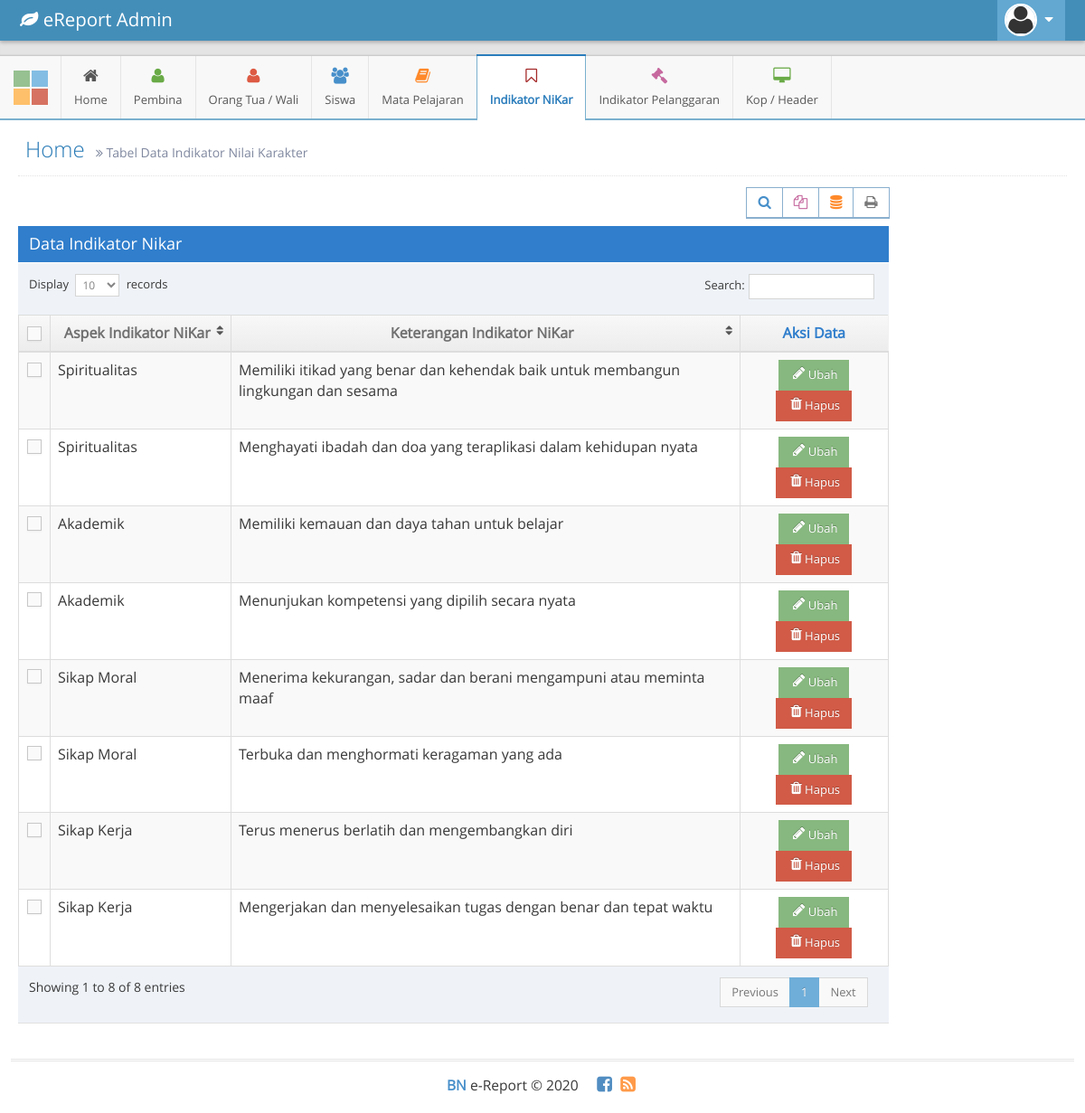
/admin/tabel/tabelDataIndikator.php (signed in), run on the app's committed database.
### tables this page shows
CREATE TABLE `tbl_indikator_nikar` (
  `id_indikator` varchar(5) NOT NULL,
  `aspek_indikator` varchar(50) NOT NULL,
  `ket_indikator` text NOT NULL
);

### admin/tabel/tabelDataIndikator.php (the view, shortened to what this page needs)
<!DOCTYPE html>
<?php
if(!isset($_SESSION['password'])){
	header("location: ../../admin/index.php");
}else{
	include "../../config/koneksi.php";
?>
<html lang="en">
	<head>
		<link rel="stylesheet" href="../../assets/css/bootstrap.min.css" />
		<link rel="stylesheet" href="../../assets/font-awesome/4.5.0/css/font-awesome.min.css" />
		<link rel="stylesheet" href="../../assets/css/ace.min.css" class="ace-main-stylesheet" id="main-ace-style" />
		<link rel="stylesheet" href="../../assets/css/ace-skins.min.css" />
		<link rel="stylesheet" href="../../assets/css/ace-rtl.min.css" />
	</head>
	<body class="no-skin">
		<div id="navbar" class="navbar navbar-default    navbar-collapse       h-navbar ace-save-state">
			<div class="navbar-container ace-save-state" id="navbar-container">
				<div class="navbar-header pull-left">
					<a href="#" class="navbar-brand">
						<small>
							<i class="fa fa-leaf"></i>
							eReport Admin
						</small>
					</a>
				</div>
				<div class="navbar-buttons navbar-header pull-right  collapse navbar-collapse" role="navigation">
					<ul class="nav ace-nav">
						<li class="light-blue dropdown-modal user-min">
							<a data-toggle="dropdown" href="#" class="dropdown-toggle">
								<img class="nav-user-photo" src="../../assets/images/avatars/avatar2.png" />
								<i class="ace-icon fa fa-caret-down"></i>
							</a>
						</li>
					</ul>
				</div>
			</div>
		</div>
		<div class="main-container ace-save-state" id="main-container">
			<div id="sidebar" class="sidebar      h-sidebar                navbar-collapse collapse          ace-save-state">
				<div class="sidebar-shortcuts" id="sidebar-shortcuts">
					<div class="sidebar-shortcuts-mini" id="sidebar-shortcuts-mini">
						<span class="btn btn-success"></span>
						<span class="btn btn-info"></span>
						<span class="btn btn-warning"></span>
						<span class="btn btn-danger"></span>
					</div>
				</div>
				<ul class="nav nav-list">
					<li class="hover">
						<a href="../home.php">
							<i class="menu-icon fa fa-home"></i>
							<span class="menu-text"> Home </span>
						</a>
					</li>
					<li class="hover">
						<a href="#" class="dropdown-toggle">
							<i class="menu-icon fa fa-user green"></i>
							<span class="menu-text">
								Pembina
							</span>
						</a>
					</li>
					<li class="hover">
						<a href="#" class="dropdown-toggle">
							<i class="menu-icon fa fa-user red"></i>
							<span class="menu-text"> Orang Tua / Wali </span>
						</a>
					</li>
					<li class="hover">
						<a href="#">
							<i class="menu-icon fa fa-users blue"></i>
							<span class="menu-text"> Siswa </span>
						</a>
					</li>
					<li class="hover">
						<a href="#" class="dropdown-toggle">
							<i class="menu-icon fa fa-book orange"></i>
							<span class="menu-text"> Mata Pelajaran </span>
						</a>
					</li>
					<li class="active open hover">
						<a href="#" class="dropdown-toggle">
							<i class="menu-icon fa fa-bookmark-o brown"></i>
							<span class="menu-text"> Indikator NiKar </span>
						</a>
					</li>
					<li class="hover">
						<a href="#">
							<i class="menu-icon fa fa-gavel pink"></i>
							<span class="menu-text">
								Indikator Pelanggaran
							</span>
						</a>
					</li>
					<li class="hover">
						<a href="#">
							<i class="menu-icon fa fa-desktop green"></i>
							<span class="menu-text"> Kop / Header </span>
						</a>
					</li>
				</ul>
			</div>
			<div class="main-content">
				<div class="main-content-inner">
					<div class="page-content">
						<div class="page-header">
							<h1>
								Home
								<small>
									<i class="ace-icon fa fa-angle-double-right"></i>
									Tabel Data Indikator Nilai Karakter
								</small>
							</h1>
						</div>
						<div class="row">
							<div class="col-xs-10">
								<div class="clearfix">
											<div class="pull-right tableTools-container"></div>
										</div>
										<div class="table-header">
											<font size="4px">Data Indikator Nikar</font>
										</div>
								<div>
											<table id="dynamic-table" class="table table-striped table-bordered table-hover">
												<thead>
													<tr>
														<th class="center">
															<label class="pos-rel">
																<span class="lbl"></span>
															</label>
														</th>
														<th class="center"><font size="3px">Aspek Indikator NiKar</font></th>
														<th class="center"><font size="3px">Keterangan Indikator NiKar</font></th>
														<th class="center"><font size="3px">Aksi Data</font></th>
													</tr>
												</thead>
												<tbody>
												<?php
													$query = mysqli_query($conn, "SELECT * FROM tbl_indikator_nikar");
													while($rerow = mysqli_fetch_assoc($query)){
												?>
												<tr>
													<td width="20px" class="center">
														<label class="pos-rel">
															<span class="lbl"></span>
														</label>
													</td>
													<td width="200px">
														<font size="3px"><?php echo $rerow['aspek_indikator'];?></font>
													</td>
													<td>
														<font size="3px"><?php echo $rerow['ket_indikator'];?></font>
													</td>
													<td class="center">
														<a class="btn btn-sm btn-success" href='../ubah/ubahIndikator.php?id_indikator=<?php echo $rerow['id_indikator'];?>'>
														<i class="ace-icon fa fa-pencil bigger-120 align-top icon-on-right"></i> Ubah</a>
														<a class="btn btn-sm btn-danger" href='../hapus/deleteIndikator.php?id_indikator=<?php echo $rerow['id_indikator'];?>' onClick='return konfrim()'>
														<i class="ace-icon fa fa-trash bigger-120 align-top icon-on-right"></i> Hapus</a>
													</td>
												</tr>
													<?php } ?>
												</tbody>
											</table>
										</div>
							</div>
						</div>
					</div>
				</div>
			</div>
			<div class="footer">
				<div class="footer-inner">
					<div class="footer-content">
						<span class="bigger-120">
							<span class="blue bolder">BN</span>
							e-Report &copy; 2020
						</span>
						<span class="action-buttons">
							<a href="#">
								<i class="ace-icon fa fa-facebook-square text-primary bigger-150"></i>
							</a>
							<a href="#">
								<i class="ace-icon fa fa-rss-square orange bigger-150"></i>
							</a>
						</span>
					</div>
				</div>
			</div>
		</div>
	</body>
</html>
<?php
}
?>

### data on the page
tbl_indikator_nikar: aspek_indikator "Spiritualitas", ket_indikator "Memiliki itikad yang benar dan kehendak baik untuk membangun lingkungan dan sesama"
tbl_indikator_nikar: aspek_indikator "Spiritualitas", ket_indikator "Menghayati ibadah dan doa yang teraplikasi dalam kehidupan nyata"
tbl_indikator_nikar: aspek_indikator "Akademik", ket_indikator "Memiliki kemauan dan daya tahan untuk belajar"
tbl_indikator_nikar: aspek_indikator "Akademik", ket_indikator "Menunjukan kompetensi yang dipilih secara nyata"
tbl_indikator_nikar: aspek_indikator "Sikap Moral", ket_indikator "Menerima kekurangan, sadar dan berani mengampuni atau meminta maaf"
tbl_indikator_nikar: aspek_indikator "Sikap Moral", ket_indikator "Terbuka dan menghormati keragaman yang ada"
tbl_indikator_nikar: aspek_indikator "Sikap Kerja", ket_indikator "Terus menerus berlatih dan mengembangkan diri"
tbl_indikator_nikar: aspek_indikator "Sikap Kerja", ket_indikator "Mengerjakan dan menyelesaikan tugas dengan benar dan tepat waktu"
